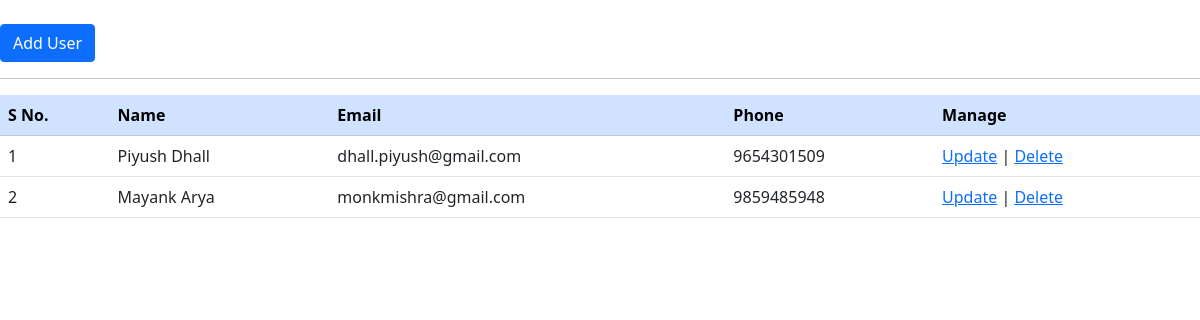
The app's page /DisplayStudents/ with its own data.
### management/models.py (models this page shows, shortened)
class Student(models.Model):
    first_name = models.CharField(max_length=100, blank=True)
    last_name = models.CharField(max_length=100, blank=True)
    email = models.EmailField(max_length=100, blank=True)
    enrollment = models.CharField(max_length=10, unique=True, blank=True)
    course = models.CharField(max_length=100, blank=True)
    phone = models.CharField(max_length=10)
    dob = models.DateField()
    address = models.TextField(max_length=250)
    room = models.ForeignKey(Room, on_delete=models.PROTECT, blank=True, null=True)

### management/views.py (the view)
# urls.py: path('DisplayStudents/', views.DisplayStudents),
def DisplayStudents(request):
    students = Student.objects.all()
    room = Room.objects.all()
    details = {'students': students, 'room': room}
    return render(request, 'management/displayStudents.html', details)

### templates/management/displayStudents.html (shortened to what this page needs)
<!DOCTYPE html>
<html lang="en">
<head>
    <link href="https://cdn.jsdelivr.net/npm/bootstrap@5.1.3/dist/css/bootstrap.min.css" rel="stylesheet">
</head>
<body>
<br>
<a href="/AddUser/" class="btn btn-primary">Add User</a>
<hr>
<table class="table table-hover">
    <tr class="table-primary">
        <th>S No.</th>
        <th>Name</th>
        <th>Email</th>
        <th>Phone</th>
        <th>Manage</th>
    </tr>
    {% for student in students %}
    <tr>
        <td>{{ forloop.counter }}</td>
        <td>{{ student.first_name }} {{student.last_name}}</td>
        <td>{{ student.email }}</td>
        <td>{{ student.phone }}</td>
        <td><a href="/UpdateUser/{{student.id}}">Update</a> | <a href="/DeleteStudent/{{student.id}}">Delete</a></td>
    </tr>
    {% endfor %}
</table>
</body>
</html>

### records on screen
Student: first_name "Piyush", last_name "Dhall", email "dhall.piyush@gmail.com", phone "9654301509"
Student: first_name "Mayank", last_name "Arya", email "monkmishra@gmail.com", phone "9859485948"
